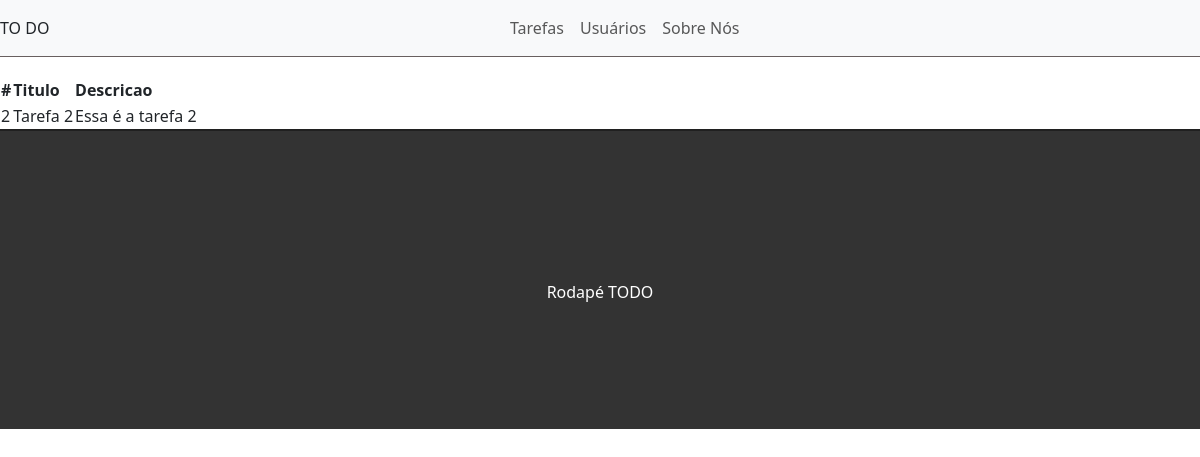
The page /task/2 on the database as committed earlier.
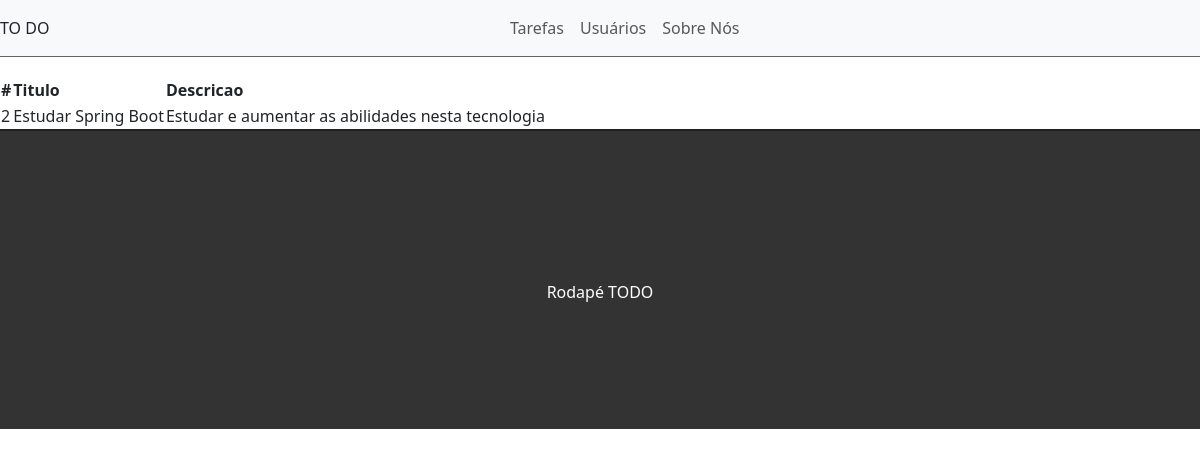
The same page on the database as committed later.
### tasks/models.py (models this page shows, shortened)
class Task(models.Model):
    STATUS = (
        ('doing','Doing'),
        ('done','Done'),
    )
    title = models.CharField(max_length = 255)
    description = models.TextField()
    done = models.CharField(
        max_length=5,
        choices = STATUS
    )
    created_at = models.DateTimeField(auto_now_add=True)
    updated_at = models.DateTimeField(auto_now=True)

### tasks/views.py (the view)
# urls.py: path('task/<int:id>', views.showTask, name="show-task"),
def showTask(request, id):
    task = get_object_or_404(Task , pk=id)
    return render(request , 'tasks/showtask.html',{'task':task})

### tasks/templates/tasks/showtask.html (shortened to what this page needs)
{% extends 'base.html' %}
{% block content %}
    <div class="container-fluid">
        <table>
            <thead>
                <th>#</th>
                <th>Titulo</th>
                <th>Descricao</th>
            </thead>
            <tbody>
                <td>{{ task.id }}</td>
                <td>{{ task.title }}</td>
                <td>{{ task.description }}</td>
            </tbody>
        </table>
    </div>
{% endblock %}

Rows that differ between the two databases and show on the page:
changed Task id 2: title "Tarefa 2" → "Estudar Spring Boot"; description "Essa é a tarefa 2" → "Estudar e aumentar as abilidades nesta tecnologia"
